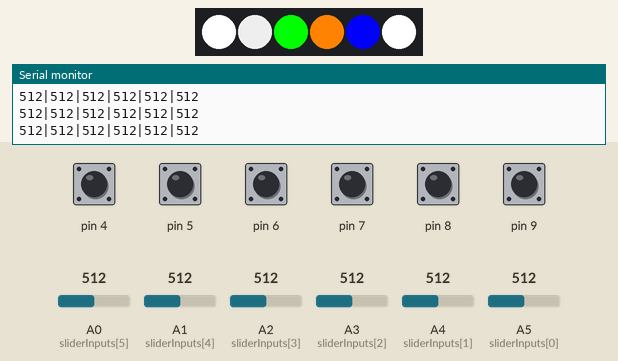
This sketch was run on a simulated Arduino Uno, built with avr-gcc and run on an emulated ATmega328P. Shown: 6 RGB LEDs in strip order, left to right, the last lines printed to the serial monitor. The inputs (shaded band) are chosen by the test bench; at power-on: pin 4–9 HIGH, A0 (sliderInputs[5]) = 512, A1 (sliderInputs[4]) = 512, A2 (sliderInputs[3]) = 512, A3 (sliderInputs[2]) = 512, A4 (sliderInputs[1]) = 512, A5 (sliderInputs[0]) = 512.

Above: at 1.2 s.
1.3 s: pin 4 pulled LOW for 0.15 s
At 2.5 s:
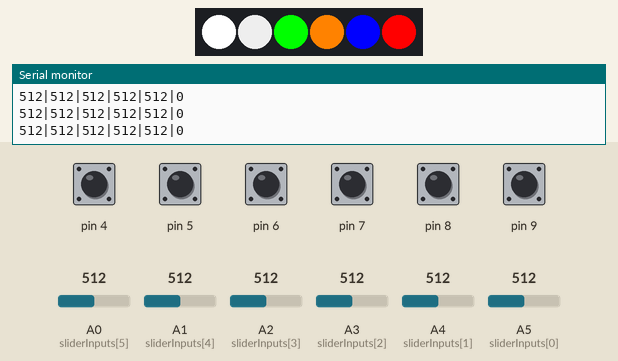
3.0 s: pin 7 pulled LOW for 0.15 s
At 3.8 s:
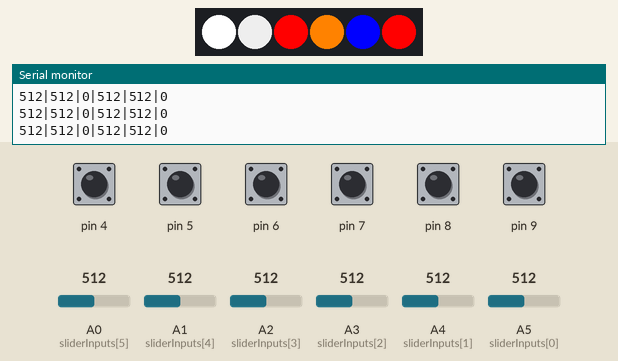
4.7 s: pin 6 pulled LOW for 0.15 s
At 6.1 s:
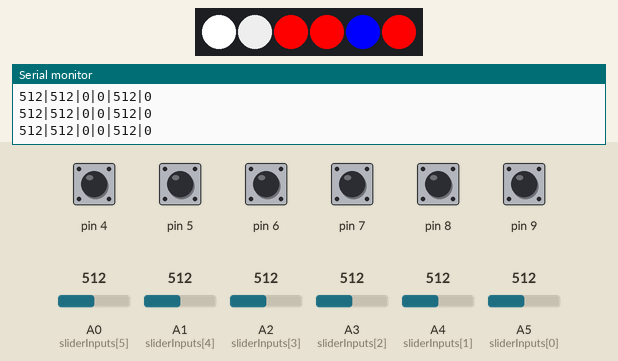
6.4 s: pin 5 pulled LOW for 0.15 s
At 7.6 s:
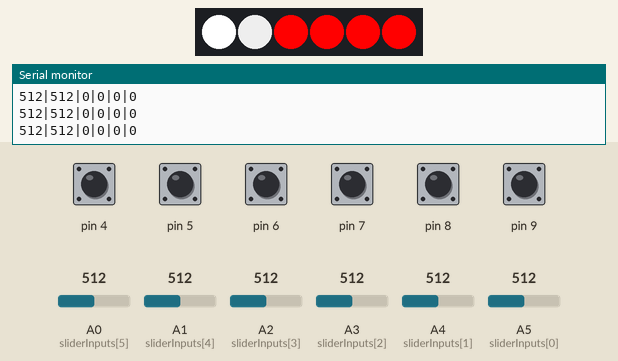
8.1 s: pin 6 pulled LOW for 0.15 s
At 8.8 s:
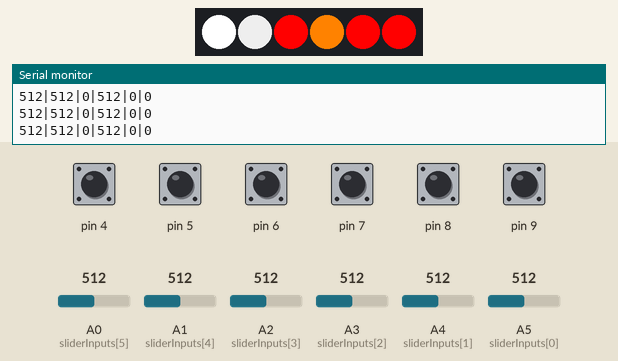
9.8 s: pin 7 pulled LOW for 0.15 s
At 11.3 s:
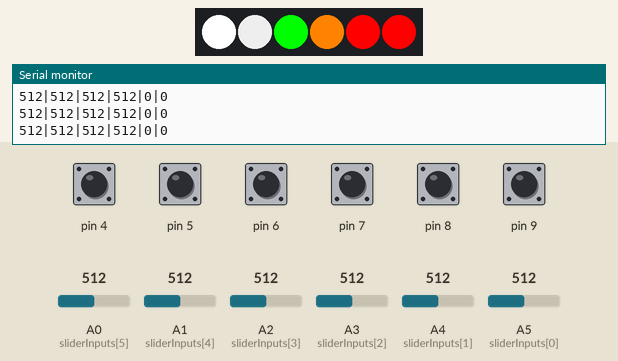
Timing chart, 0 to 12.5 s (numbered marks = the images above; inputs shaded):
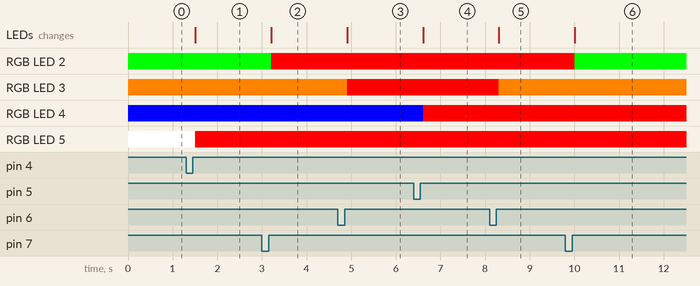

Measured:
- after the input at 1.3 s, RGB LED 5: RGB(255, 255, 255) → RGB(255, 0, 0) after 0.21 s; the LEDs: change after 0.21 s (image 1)
- after the input at 3.0 s, RGB LED 2: RGB(0, 255, 0) → RGB(255, 0, 0) after 0.21 s; the LEDs: change after 0.21 s (image 2)
- after the input at 4.7 s, RGB LED 3: RGB(255, 130, 0) → RGB(255, 0, 0) after 0.21 s; the LEDs: change after 0.21 s (image 3)
- after the input at 6.4 s, RGB LED 4: RGB(0, 0, 255) → RGB(255, 0, 0) after 0.21 s; the LEDs: change after 0.21 s (image 4)
- after the input at 8.1 s, RGB LED 3: RGB(255, 0, 0) → RGB(255, 130, 0) after 0.21 s; the LEDs: change after 0.21 s (image 5)
- after the input at 9.8 s, RGB LED 2: RGB(255, 0, 0) → RGB(0, 255, 0) after 0.21 s; the LEDs: change after 0.21 s (image 6)

The sketch:

Deej_MuteButton.ino
```cpp
#include <OneButton.h>
#include <Adafruit_NeoPixel.h>

const int NUM_SLIDERS = 6;
const int sliderInputs[NUM_SLIDERS] = {A5, A4, A3, A2, A1, A0};
const int buttonInputs[NUM_SLIDERS] = {9, 8, 7, 6, 5, 4};

OneButton buttons[NUM_SLIDERS];
Adafruit_NeoPixel strip(NUM_SLIDERS, 2, NEO_GRB + NEO_KHZ800);
// Argument 1 = Number of pixels in NeoPixel strip
// Argument 2 = Arduino pin number (most are valid)
// Argument 3 = Pixel type flags, add together as needed:
//   NEO_KHZ800  800 KHz bitstream (most NeoPixel products w/WS2812 LEDs)
//   NEO_KHZ400  400 KHz (classic 'v1' (not v2) FLORA pixels, WS2811 drivers)
//   NEO_GRB     Pixels are wired for GRB bitstream (most NeoPixel products)
//   NEO_RGB     Pixels are wired for RGB bitstream (v1 FLORA pixels, not v2)
//   NEO_RGBW    Pixels are wired for RGBW bitstream (NeoPixel RGBW products)

int analogSliderValues[NUM_SLIDERS];


bool isMuted[NUM_SLIDERS];
uint32_t colors[NUM_SLIDERS] = {strip.Color(255, 255, 255), strip.Color(200, 200, 200), strip.Color(0, 255, 0), strip.Color(255, 130, 0), strip.Color(0, 0, 255), strip.Color(255, 255, 255) };

unsigned long previousMillis = 0;        // will store last Time slider states were sent
const long sendInterval = 50;

void setup() {

  for (int i = 0; i < NUM_SLIDERS; i++) {
    pinMode(sliderInputs[i], INPUT);
    buttons[i] = OneButton(
      buttonInputs[i],   // Input pin for the button
      true,               // Button is active LOW
      true                // Enable internal pull-up resistor
    );
    buttons[i].attachClick(toggleMute, i);
    isMuted[i] = false;
  }

  strip.begin();           // INITIALIZE NeoPixel strip object (REQUIRED)
  strip.show();            // Turn OFF all pixels ASAP
  strip.setBrightness(255); // Set BRIGHTNESS to about 1/5 (max = 255)

  setLEDs();

  Serial.begin(9600);
}

void loop() {
  tickButtons();
  updateSliderValues();
  setLEDs();
  sendSliderValues(); // Actually send data (all the time)
}

void updateSliderValues() {
  for (int i = 0; i < NUM_SLIDERS; i++) {
      analogSliderValues[i] = analogRead(sliderInputs[i]);
   }
}

void tickButtons(){
  for (int i = 0; i < NUM_SLIDERS; i++) {
    buttons[i].tick();
  }
}

void toggleMute(int i) {
  isMuted[i] = !isMuted[i];
}

void setLEDs(){
  for (int i = 0; i < NUM_SLIDERS; i++) {
    if(!isMuted[i]){
      strip.setPixelColor(i, colors[i]);         //  Set pixel's color (in RAM)
    } else {
      strip.setPixelColor(i, strip.Color(255, 0, 0));         //  Set pixel's color (in RAM)
    }
    strip.show();                          //  Update strip to match
  }
}

void sendSliderValues() {

  unsigned long currentMillis = millis();
  if (currentMillis - previousMillis >= sendInterval) {
    previousMillis = currentMillis;

    String builtString = String("");

    for (int i = 0; i < NUM_SLIDERS; i++) {
      int value = (int)analogSliderValues[i];

      if (isMuted[i]) {
        value = 0;
      }

      builtString += String(value);

      if (i < NUM_SLIDERS - 1) {
        builtString += String("|");
      }
    }

    Serial.println(builtString);
  }
}
```
